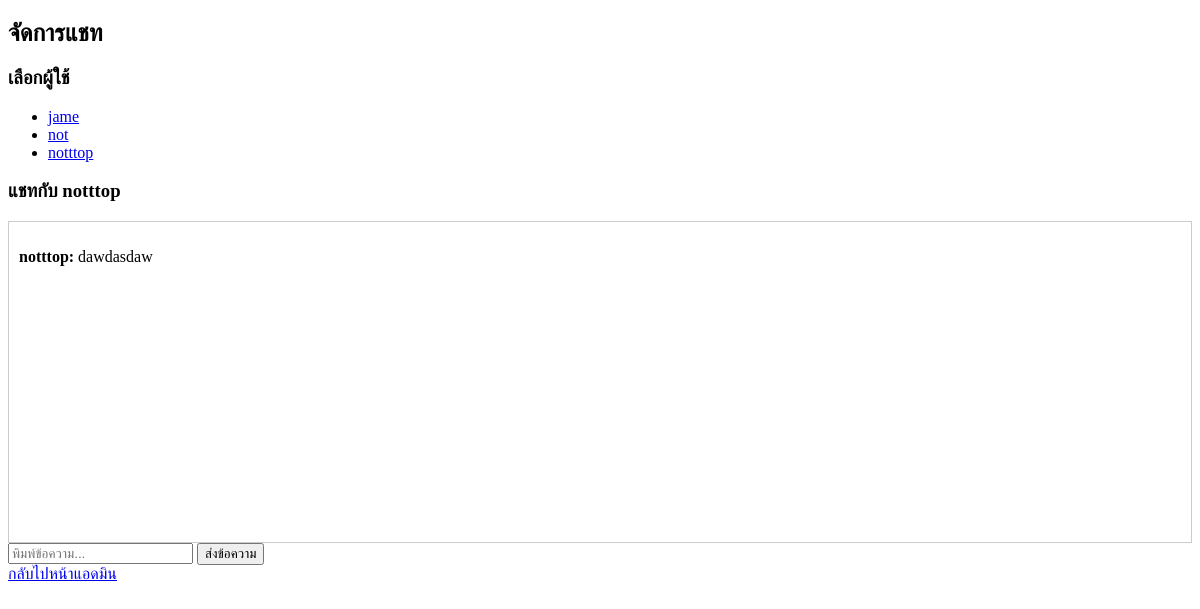
Page /admin-chat/?user=4 (signed in) on the earlier database version.
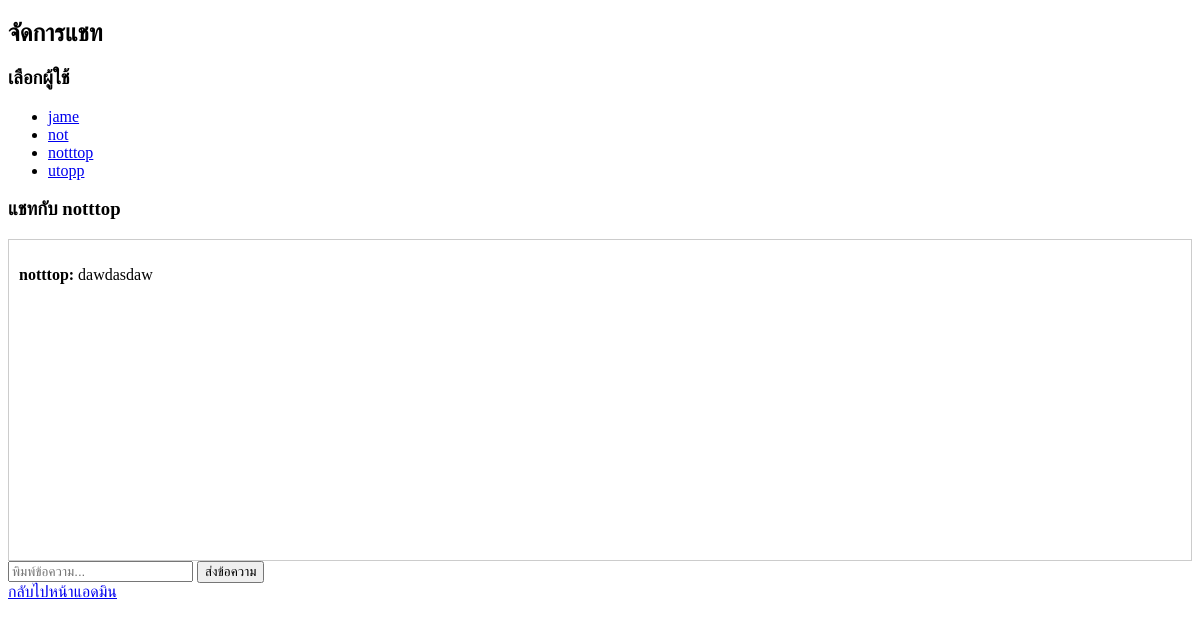
Same page on the later database version.
### user/models.py (models this page shows, shortened)
class CustomUser(AbstractUser):
    full_name = models.CharField(max_length=255)  # ชื่อ-นามสกุล
    phone_number = models.CharField(max_length=15)  # เบอร์โทร
    email = models.EmailField(unique=True)  # อีเมล
    address = models.TextField(blank=True, null=True)  # ที่อยู่ (เป็นค่าว่างได้)
    zip_code = models.CharField(max_length=10, blank=True, null=True)  # รหัสไปรษณีย์ (เป็นค่าว่างได้)
    USERNAME_FIELD = "email"  # ✅ ใช้อีเมลเป็นตัวล็อกอินแทน
    REQUIRED_FIELDS = ["username", "full_name", "phone_number"]

### shop/models.py (models this page shows, shortened)
class ChatMessage(models.Model):
    sender = models.ForeignKey(settings.AUTH_USER_MODEL, on_delete=models.CASCADE, related_name="sent_messages")
    receiver = models.ForeignKey(settings.AUTH_USER_MODEL, on_delete=models.CASCADE, related_name="received_messages")
    message = models.TextField()
    timestamp = models.DateTimeField(auto_now_add=True)

### shop/views.py (the view, shortened to what this page needs)
# urls.py: path('admin-chat/', views.admin_chat, name='admin_chat'),
@login_required
def admin_chat(request):
    if not request.user.is_superuser:
        return redirect('product_list')  # ป้องกัน user ธรรมดาเข้าถึง
    users = User.objects.filter(is_superuser=False)
    selected_user_id = request.GET.get('user')
    selected_user = None
    messages = ChatMessage.objects.none()
    if selected_user_id:
        selected_user = get_object_or_404(User, id=selected_user_id)
        messages = ChatMessage.objects.filter(
            sender=selected_user, receiver=request.user
        ) | ChatMessage.objects.filter(sender=request.user, receiver=selected_user)
        messages = messages.order_by('timestamp')
    return render(request, 'shop/admin_chat.html', {'users': users, 'messages': messages, 'selected_user': selected_user})

### shop/templates/shop/admin_chat.html (shortened to what this page needs)
<!DOCTYPE html>
<html lang="th">
<head>
</head>
<body>
    <h2>จัดการแชท</h2>
    <h3>เลือกผู้ใช้</h3>
    <ul>
        {% for user in users %}
            <li><a href="?user={{ user.id }}">{{ user.username }}</a></li>
        {% endfor %}
    </ul>
    {% if selected_user %}
        <h3>แชทกับ {{ selected_user.username }}</h3>
        <div style="height: 300px; overflow-y: scroll; border: 1px solid #ccc; padding: 10px;">
            {% for message in messages %}
                <p><strong>{{ message.sender.username }}:</strong> {{ message.message }}</p>
            {% endfor %}
        </div>
        <form method="post" action="?user={{ selected_user.id }}">
            <input type="text" name="message" placeholder="พิมพ์ข้อความ..." required>
            <button type="submit">ส่งข้อความ</button>
        </form>
    {% endif %}
    <a href="{% url 'admin_dashboard' %}">กลับไปหน้าแอดมิน</a>
</body>
</html>

Differences in the rows shown:
added CustomUser: username "utopp"
